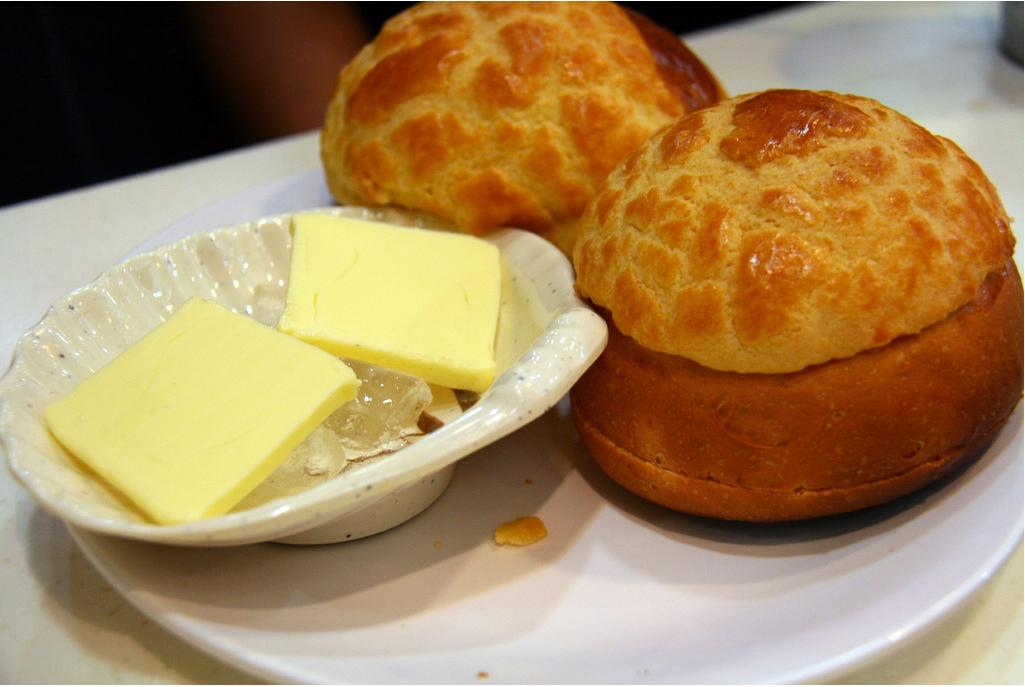
#> input picture bread.jpg, 1025 x 687 px
$ python '1.0 Image Segmentation .py'
#> lines starting #> are read from the running program, lines starting #| are printed output that depends on the picture
#!/usr/bin/env python
# coding: utf-8

# ### In this tuorial, a practical usage of KMeans Clustering is discussed. We can use KMeans Clustering for Image Segmentation tasks. In other word, using KMeans Clustering we can identify different segments present in an image. See the example

# In[45]:


import cv2
img=cv2.imread('bread.jpg')
#> img is the input picture: shape (687, 1025, 3); mean B, G, R 90.7, 134, 164.4


# loading the bread.jpg int img

# In[46]:


(height,width)=img.shape[:2]
#> height = 687; width = 1025
print(img.shape)
#| (687, 1025, 3)


# ```img.shape``` have 3 dimension since it is a color image. Height,width and 3 colors (687,1025,3).
#
# 343 and 512 will be loaded into height and width respectively

# In[47]:


img=cv2.resize(img,(int(width/2),int(height/2)))
#> img: shape (343, 512, 3)


# Image is resied into half from its original size

# In[48]:


(height,width)=img.shape[:2]
#> height = 343; width = 512


# Taking the new height and width into ```height,width```

# In[49]:


flat_array=img.reshape((height*width,3))


# Image is is flatten into a 2D array. Originally the dimensions of the image was (height,width,3), now it is reshaped to (height x width,3). In other words we have flatten the image into a 2D array. ```flat_array``` can be considered as a 2D array which has height x width number of rows and 3 columns. Therefore each row represents a pixel in a image and 3 columns represent B,G,R components of each pixel.

# In[50]:


from sklearn.cluster import KMeans
clsfr=KMeans(n_clusters=6)

clsfr.fit(flat_array)
labels=clsfr.labels_


# The ```flat_array``` will be categorized into 6 clusters using KMeans clustering which is an Unsupervised Machine Learning Algorithm. Here the ```flat_array``` is considered as an dataset. Which contains pixels as the image as data. There are 3 features in the dataset as R,G,B components of each pixel. Simply, it can be understood that the KMeans Algorithm will categorize all the pixels into 6 clusters.
#
# ```labels``` will contain the labels returned for each and every pixel
# Note that the labels array will have the shape of (height x width), since labels contains the predicted clusters corresponding   to each and every pixel.

# In[51]:


labels_2d=labels.reshape((height,width))


# ```labels``` array has a shape of (height x width). It is reshaped into (height,width) and stored into ```labels_2d```.
# Note that ```labels_2d``` now has the dimensions of the original image.

# In[52]:


for i in range(height):
    for j in range(width):

        if(labels_2d[i][j]==0):
            img[i][j]=[255,0,0]
        elif(labels_2d[i][j]==1):
            img[i][j]=[0,255,0]
        elif(labels_2d[i][j]==2):
            img[i][j]=[0,0,255]
        elif(labels_2d[i][j]==3):
            img[i][j]=[0,255,255]
        elif(labels_2d[i][j]==4):
            img[i][j]=[255,0,255]
        elif(labels_2d[i][j]==5):
            img[i][j]=[255,255,0]
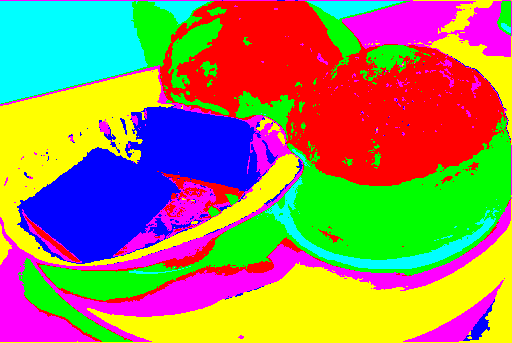
#> img: shape (343, 512, 3); mean B, G, R 91.7, 132.7, 152.3


# Using nested loops, labels of each pixel are checked by going throghout the image. And pixels are colored according to the corresponding cluster values.

# In[54]:


from matplotlib import pyplot as plt

plt.imshow(img)
plt.show()


# You can use different values for ```n_clusters``` in ```clsfr=KMeans(n_clusters=6)``` see the different segmentation results, and try to obtain the optimal result.

# In[ ]:
